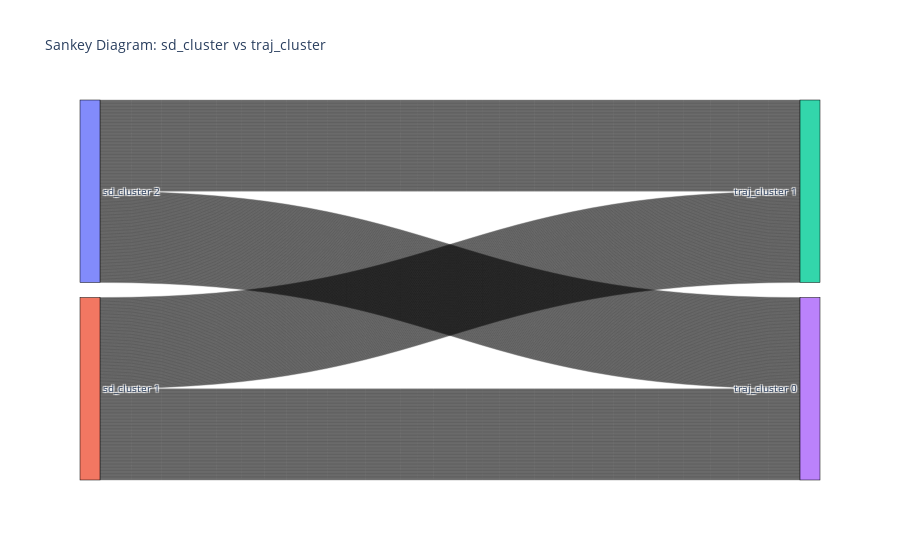

Here is the notebook cell this chart was saved with:
### Code cell
import plotly.graph_objects as go

# Prepare data for Sankey plot
source = []
target = []
value = []

# Create a mapping from cluster labels to indices
sd_cluster_labels = model_clusters['sd_cluster'].unique()
traj_cluster_labels = model_clusters['traj_cluster'].unique()

sd_cluster_map = {label: idx for idx, label in enumerate(sd_cluster_labels)}
traj_cluster_map = {label: idx + len(sd_cluster_labels) for idx, label in enumerate(traj_cluster_labels)}

# Populate source, target, and value lists
for _, row in model_clusters.iterrows():
    source.append(sd_cluster_map[row['sd_cluster']])
    target.append(traj_cluster_map[row['traj_cluster']])
    value.append(1)

# Define node labels
labels = [f'sd_cluster {label}' for label in sd_cluster_labels] + [f'traj_cluster {label}' for label in traj_cluster_labels]

# Create Sankey plot
fig = go.Figure(data=[go.Sankey(
    node=dict(
        pad=15,
        thickness=20,
        line=dict(color="black", width=0.5),
        label=labels
    ),
    link=dict(
        source=source,
        target=target,
        value=value
    )
)])

fig.update_layout(title_text="Sankey Diagram: sd_cluster vs traj_cluster", font_size=10)
fig.show()

### Figure 1 — Plotly figure (JSON) as saved in the notebook; plotly's stock layout.template omitted (floating-point values rounded to 4 significant figures; data arrays with more than 128 entries replaced by an {"elided": "..."} marker saying what was removed)
{"data": [{"link": {"source": {"elided": "616 int values"}, "target": {"elided": "616 int values"}, "value": {"elided": "616 int values"}}, "node": {"label": ["sd_cluster 2", "sd_cluster 1", "traj_cluster 1", "traj_cluster 0"], "line": {"color": "black", "width": 0.5}, "pad": 15, "thickness": 20}, "type": "sankey"}], "layout": {"font": {"size": 10}, "title": {"text": "Sankey Diagram: sd_cluster vs traj_cluster"}}}
